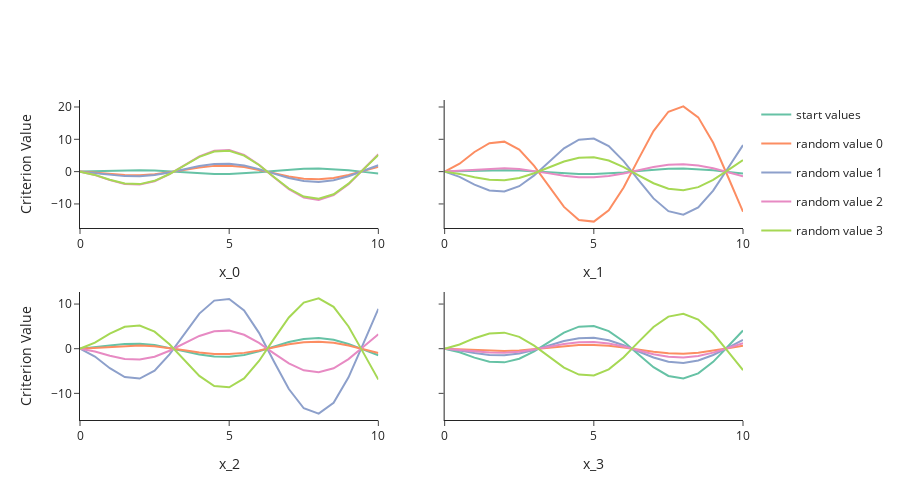

Write notebook code for a chart like this one.
### Code cell
fig = combine_plots(list(plots_dict.values()))

fig = fig.update_layout(height=500, width=900)
fig.show(renderer="png")

### Figure 1 — Plotly figure (JSON) as saved in the notebook; plotly's stock layout.template omitted (floating-point values rounded to 4 significant figures)
{"data": [{"hovertemplate": "value_identifier=start values<br>Parameter Value=%{x}<br>Criterion Value=%{y}<extra></extra>", "legendgroup": "start values", "line": {"color": "rgb(102,194,165)", "dash": "solid"}, "marker": {"symbol": "circle"}, "mode": "lines", "name": "start values", "orientation": "v", "showlegend": true, "type": "scatter", "x": [0, 0.5, 1, 1.5, 2, 2.5, 3, 3.5, 4, 4.5, 5, 5.5, 6, 6.5, 7, 7.5, 8, 8.5, 9, 9.5, 10], "xaxis": "x", "y": [0, 0.114, 0.2829, 0.4108, 0.4324, 0.3182, 0.08218, -0.2207, -0.5089, -0.6972, -0.721, -0.5563, -0.2301, 0.1844, 0.5845, 0.8637, 0.9409, 0.7827, 0.4157, -0.07788, -0.5784], "yaxis": "y"}, {"hovertemplate": "value_identifier=random value 0<br>Parameter Value=%{x}<br>Criterion Value=%{y}<extra></extra>", "legendgroup": "random value 0", "line": {"color": "rgb(252,141,98)", "dash": "solid"}, "marker": {"symbol": "circle"}, "mode": "lines", "name": "random value 0", "orientation": "v", "showlegend": true, "type": "scatter", "x": [0, 0.5, 1, 1.5, 2, 2.5, 3, 3.5, 4, 4.5, 5, 5.5, 6, 6.5, 7, 7.5, 8, 8.5, 9, 9.5, 10], "xaxis": "x", "y": [0, -0.2905, -0.7212, -1.047, -1.102, -0.811, -0.2095, 0.5624, 1.297, 1.777, 1.838, 1.418, 0.5866, -0.4701, -1.49, -2.202, -2.398, -1.995, -1.06, 0.1985, 1.474], "yaxis": "y"}, {"hovertemplate": "value_identifier=random value 1<br>Parameter Value=%{x}<br>Criterion Value=%{y}<extra></extra>", "legendgroup": "random value 1", "line": {"color": "rgb(141,160,203)", "dash": "solid"}, "marker": {"symbol": "circle"}, "mode": "lines", "name": "random value 1", "orientation": "v", "showlegend": true, "type": "scatter", "x": [0, 0.5, 1, 1.5, 2, 2.5, 3, 3.5, 4, 4.5, 5, 5.5, 6, 6.5, 7, 7.5, 8, 8.5, 9, 9.5, 10], "xaxis": "x", "y": [0, -0.3864, -0.9591, -1.392, -1.466, -1.079, -0.2786, 0.748, 1.725, 2.364, 2.444, 1.886, 0.7801, -0.6251, -1.981, -2.928, -3.19, -2.653, -1.409, 0.264, 1.961], "yaxis": "y"}, {"hovertemplate": "value_identifier=random value 2<br>Parameter Value=%{x}<br>Criterion Value=%{y}<extra></extra>", "legendgroup": "random value 2", "line": {"color": "rgb(231,138,195)", "dash": "solid"}, "marker": {"symbol": "circle"}, "mode": "lines", "name": "random value 2", "orientation": "v", "showlegend": true, "type": "scatter", "x": [0, 0.5, 1, 1.5, 2, 2.5, 3, 3.5, 4, 4.5, 5, 5.5, 6, 6.5, 7, 7.5, 8, 8.5, 9, 9.5, 10], "xaxis": "x", "y": [0, -1.06, -2.632, -3.821, -4.022, -2.96, -0.7645, 2.053, 4.734, 6.486, 6.706, 5.175, 2.141, -1.715, -5.437, -8.034, -8.752, -7.281, -3.867, 0.7245, 5.381], "yaxis": "y"}, {"hovertemplate": "value_identifier=random value 3<br>Parameter Value=%{x}<br>Criterion Value=%{y}<extra></extra>", "legendgroup": "random value 3", "line": {"color": "rgb(166,216,84)", "dash": "solid"}, "marker": {"symbol": "circle"}, "mode": "lines", "name": "random value 3", "orientation": "v", "showlegend": true, "type": "scatter", "x": [0, 0.5, 1, 1.5, 2, 2.5, 3, 3.5, 4, 4.5, 5, 5.5, 6, 6.5, 7, 7.5, 8, 8.5, 9, 9.5, 10], "xaxis": "x", "y": [0, -1.02, -2.531, -3.675, -3.869, -2.847, -0.7353, 1.974, 4.553, 6.238, 6.451, 4.978, 2.059, -1.65, -5.229, -7.728, -8.418, -7.003, -3.719, 0.6968, 5.175], "yaxis": "y"}, {"hovertemplate": "value_identifier=start values<br>Parameter Value=%{x}<br>Criterion Value=%{y}<extra></extra>", "legendgroup": "start values", "line": {"color": "rgb(102,194,165)", "dash": "solid"}, "marker": {"symbol": "circle"}, "mode": "lines", "name": "start values", "orientation": "v", "showlegend": false, "type": "scatter", "x": [0, 0.5, 1, 1.5, 2, 2.5, 3, 3.5, 4, 4.5, 5, 5.5, 6, 6.5, 7, 7.5, 8, 8.5, 9, 9.5, 10], "xaxis": "x2", "y": [0, 0.119, 0.2954, 0.4289, 0.4515, 0.3322, 0.08581, -0.2304, -0.5314, -0.728, -0.7528, -0.5809, -0.2403, 0.1926, 0.6103, 0.9019, 0.9824, 0.8173, 0.4341, -0.08132, -0.604], "yaxis": "y2"}, {"hovertemplate": "value_identifier=random value 0<br>Parameter Value=%{x}<br>Criterion Value=%{y}<extra></extra>", "legendgroup": "random value 0", "line": {"color": "rgb(252,141,98)", "dash": "solid"}, "marker": {"symbol": "circle"}, "mode": "lines", "name": "random value 0", "orientation": "v", "showlegend": false, "type": "scatter", "x": [0, 0.5, 1, 1.5, 2, 2.5, 3, 3.5, 4, 4.5, 5, 5.5, 6, 6.5, 7, 7.5, 8, 8.5, 9, 9.5, 10], "xaxis": "x2", "y": [0, 2.445, 6.069, 8.812, 9.275, 6.825, 1.763, -4.733, -10.92, -14.96, -15.47, -11.93, -4.937, 3.956, 12.54, 18.53, 20.18, 16.79, 8.918, -1.671, -12.41], "yaxis": "y2"}, {"hovertemplate": "value_identifier=random value 1<br>Parameter Value=%{x}<br>Criterion Value=%{y}<extra></extra>", "legendgroup": "random value 1", "line": {"color": "rgb(141,160,203)", "dash": "solid"}, "marker": {"symbol": "circle"}, "mode": "lines", "name": "random value 1", "orientation": "v", "showlegend": false, "type": "scatter", "x": [0, 0.5, 1, 1.5, 2, 2.5, 3, 3.5, 4, 4.5, 5, 5.5, 6, 6.5, 7, 7.5, 8, 8.5, 9, 9.5, 10], "xaxis": "x2", "y": [0, -1.616, -4.012, -5.825, -6.131, -4.511, -1.165, 3.129, 7.216, 9.886, 10.22, 7.889, 3.263, -2.615, -8.287, -12.25, -13.34, -11.1, -5.894, 1.104, 8.202], "yaxis": "y2"}, {"hovertemplate": "value_identifier=random value 2<br>Parameter Value=%{x}<br>Criterion Value=%{y}<extra></extra>", "legendgroup": "random value 2", "line": {"color": "rgb(231,138,195)", "dash": "solid"}, "marker": {"symbol": "circle"}, "mode": "lines", "name": "random value 2", "orientation": "v", "showlegend": false, "type": "scatter", "x": [0, 0.5, 1, 1.5, 2, 2.5, 3, 3.5, 4, 4.5, 5, 5.5, 6, 6.5, 7, 7.5, 8, 8.5, 9, 9.5, 10], "xaxis": "x2", "y": [0, 0.2801, 0.6954, 1.01, 1.063, 0.782, 0.202, -0.5423, -1.251, -1.714, -1.772, -1.367, -0.5656, 0.4532, 1.436, 2.123, 2.312, 1.924, 1.022, -0.1914, -1.422], "yaxis": "y2"}, {"hovertemplate": "value_identifier=random value 3<br>Parameter Value=%{x}<br>Criterion Value=%{y}<extra></extra>", "legendgroup": "random value 3", "line": {"color": "rgb(166,216,84)", "dash": "solid"}, "marker": {"symbol": "circle"}, "mode": "lines", "name": "random value 3", "orientation": "v", "showlegend": false, "type": "scatter", "x": [0, 0.5, 1, 1.5, 2, 2.5, 3, 3.5, 4, 4.5, 5, 5.5, 6, 6.5, 7, 7.5, 8, 8.5, 9, 9.5, 10], "xaxis": "x2", "y": [0, -0.7003, -1.738, -2.524, -2.656, -1.955, -0.5049, 1.356, 3.127, 4.283, 4.429, 3.418, 1.414, -1.133, -3.591, -5.306, -5.78, -4.809, -2.554, 0.4785, 3.554], "yaxis": "y2"}, {"hovertemplate": "value_identifier=start values<br>Parameter Value=%{x}<br>Criterion Value=%{y}<extra></extra>", "legendgroup": "start values", "line": {"color": "rgb(102,194,165)", "dash": "solid"}, "marker": {"symbol": "circle"}, "mode": "lines", "name": "start values", "orientation": "v", "showlegend": false, "type": "scatter", "x": [0, 0.5, 1, 1.5, 2, 2.5, 3, 3.5, 4, 4.5, 5, 5.5, 6, 6.5, 7, 7.5, 8, 8.5, 9, 9.5, 10], "xaxis": "x3", "y": [0, 0.289, 0.7172, 1.041, 1.096, 0.8066, 0.2083, -0.5594, -1.29, -1.767, -1.828, -1.41, -0.5834, 0.4675, 1.482, 2.19, 2.385, 1.984, 1.054, -0.1974, -1.466], "yaxis": "y3"}, {"hovertemplate": "value_identifier=random value 0<br>Parameter Value=%{x}<br>Criterion Value=%{y}<extra></extra>", "legendgroup": "random value 0", "line": {"color": "rgb(252,141,98)", "dash": "solid"}, "marker": {"symbol": "circle"}, "mode": "lines", "name": "random value 0", "orientation": "v", "showlegend": false, "type": "scatter", "x": [0, 0.5, 1, 1.5, 2, 2.5, 3, 3.5, 4, 4.5, 5, 5.5, 6, 6.5, 7, 7.5, 8, 8.5, 9, 9.5, 10], "xaxis": "x3", "y": [0, 0.1916, 0.4755, 0.6903, 0.7266, 0.5347, 0.1381, -0.3708, -0.8553, -1.172, -1.212, -0.935, -0.3867, 0.3099, 0.9822, 1.452, 1.581, 1.315, 0.6986, -0.1309, -0.9721], "yaxis": "y3"}, {"hovertemplate": "value_identifier=random value 1<br>Parameter Value=%{x}<br>Criterion Value=%{y}<extra></extra>", "legendgroup": "random value 1", "line": {"color": "rgb(141,160,203)", "dash": "solid"}, "marker": {"symbol": "circle"}, "mode": "lines", "name": "random value 1", "orientation": "v", "showlegend": false, "type": "scatter", "x": [0, 0.5, 1, 1.5, 2, 2.5, 3, 3.5, 4, 4.5, 5, 5.5, 6, 6.5, 7, 7.5, 8, 8.5, 9, 9.5, 10], "xaxis": "x3", "y": [0, -1.761, -4.37, -6.345, -6.678, -4.914, -1.269, 3.408, 7.861, 10.77, 11.14, 8.593, 3.555, -2.848, -9.027, -13.34, -14.53, -12.09, -6.421, 1.203, 8.935], "yaxis": "y3"}, {"hovertemplate": "value_identifier=random value 2<br>Parameter Value=%{x}<br>Criterion Value=%{y}<extra></extra>", "legendgroup": "random value 2", "line": {"color": "rgb(231,138,195)", "dash": "solid"}, "marker": {"symbol": "circle"}, "mode": "lines", "name": "random value 2", "orientation": "v", "showlegend": false, "type": "scatter", "x": [0, 0.5, 1, 1.5, 2, 2.5, 3, 3.5, 4, 4.5, 5, 5.5, 6, 6.5, 7, 7.5, 8, 8.5, 9, 9.5, 10], "xaxis": "x3", "y": [0, -0.64, -1.589, -2.306, -2.428, -1.786, -0.4615, 1.239, 2.858, 3.915, 4.048, 3.124, 1.292, -1.035, -3.282, -4.85, -5.283, -4.395, -2.334, 0.4373, 3.248], "yaxis": "y3"}, {"hovertemplate": "value_identifier=random value 3<br>Parameter Value=%{x}<br>Criterion Value=%{y}<extra></extra>", "legendgroup": "random value 3", "line": {"color": "rgb(166,216,84)", "dash": "solid"}, "marker": {"symbol": "circle"}, "mode": "lines", "name": "random value 3", "orientation": "v", "showlegend": false, "type": "scatter", "x": [0, 0.5, 1, 1.5, 2, 2.5, 3, 3.5, 4, 4.5, 5, 5.5, 6, 6.5, 7, 7.5, 8, 8.5, 9, 9.5, 10], "xaxis": "x3", "y": [0, 1.365, 3.387, 4.918, 5.177, 3.809, 0.9839, -2.642, -6.093, -8.347, -8.632, -6.661, -2.755, 2.208, 6.997, 10.34, 11.26, 9.371, 4.977, -0.9324, -6.925], "yaxis": "y3"}, {"hovertemplate": "value_identifier=start values<br>Parameter Value=%{x}<br>Criterion Value=%{y}<extra></extra>", "legendgroup": "start values", "line": {"color": "rgb(102,194,165)", "dash": "solid"}, "marker": {"symbol": "circle"}, "mode": "lines", "name": "start values", "orientation": "v", "showlegend": false, "type": "scatter", "x": [0, 0.5, 1, 1.5, 2, 2.5, 3, 3.5, 4, 4.5, 5, 5.5, 6, 6.5, 7, 7.5, 8, 8.5, 9, 9.5, 10], "xaxis": "x4", "y": [0, -0.8057, -2.0, -2.904, -3.056, -2.249, -0.581, 1.56, 3.598, 4.929, 5.096, 3.933, 1.627, -1.304, -4.131, -6.106, -6.651, -5.533, -2.939, 0.5505, 4.089], "yaxis": "y4"}, {"hovertemplate": "value_identifier=random value 0<br>Parameter Value=%{x}<br>Criterion Value=%{y}<extra></extra>", "legendgroup": "random value 0", "line": {"color": "rgb(252,141,98)", "dash": "solid"}, "marker": {"symbol": "circle"}, "mode": "lines", "name": "random value 0", "orientation": "v", "showlegend": false, "type": "scatter", "x": [0, 0.5, 1, 1.5, 2, 2.5, 3, 3.5, 4, 4.5, 5, 5.5, 6, 6.5, 7, 7.5, 8, 8.5, 9, 9.5, 10], "xaxis": "x4", "y": [0, -0.1351, -0.3352, -0.4867, -0.5123, -0.377, -0.09738, 0.2614, 0.603, 0.8261, 0.8542, 0.6592, 0.2727, -0.2185, -0.6925, -1.023, -1.115, -0.9274, -0.4925, 0.09228, 0.6854], "yaxis": "y4"}, {"hovertemplate": "value_identifier=random value 1<br>Parameter Value=%{x}<br>Criterion Value=%{y}<extra></extra>", "legendgroup": "random value 1", "line": {"color": "rgb(141,160,203)", "dash": "solid"}, "marker": {"symbol": "circle"}, "mode": "lines", "name": "random value 1", "orientation": "v", "showlegend": false, "type": "scatter", "x": [0, 0.5, 1, 1.5, 2, 2.5, 3, 3.5, 4, 4.5, 5, 5.5, 6, 6.5, 7, 7.5, 8, 8.5, 9, 9.5, 10], "xaxis": "x4", "y": [0, -0.3857, -0.9575, -1.39, -1.463, -1.077, -0.2781, 0.7467, 1.722, 2.36, 2.44, 1.883, 0.7788, -0.6241, -1.978, -2.923, -3.184, -2.649, -1.407, 0.2636, 1.958], "yaxis": "y4"}, {"hovertemplate": "value_identifier=random value 2<br>Parameter Value=%{x}<br>Criterion Value=%{y}<extra></extra>", "legendgroup": "random value 2", "line": {"color": "rgb(231,138,195)", "dash": "solid"}, "marker": {"symbol": "circle"}, "mode": "lines", "name": "random value 2", "orientation": "v", "showlegend": false, "type": "scatter", "x": [0, 0.5, 1, 1.5, 2, 2.5, 3, 3.5, 4, 4.5, 5, 5.5, 6, 6.5, 7, 7.5, 8, 8.5, 9, 9.5, 10], "xaxis": "x4", "y": [0, -0.2392, -0.5938, -0.8621, -0.9074, -0.6677, -0.1725, 0.4631, 1.068, 1.463, 1.513, 1.168, 0.483, -0.387, -1.227, -1.813, -1.975, -1.643, -0.8724, 0.1635, 1.214], "yaxis": "y4"}, {"hovertemplate": "value_identifier=random value 3<br>Parameter Value=%{x}<br>Criterion Value=%{y}<extra></extra>", "legendgroup": "random value 3", "line": {"color": "rgb(166,216,84)", "dash": "solid"}, "marker": {"symbol": "circle"}, "mode": "lines", "name": "random value 3", "orientation": "v", "showlegend": false, "type": "scatter", "x": [0, 0.5, 1, 1.5, 2, 2.5, 3, 3.5, 4, 4.5, 5, 5.5, 6, 6.5, 7, 7.5, 8, 8.5, 9, 9.5, 10], "xaxis": "x4", "y": [0, 0.9481, 2.353, 3.417, 3.596, 2.646, 0.6836, -1.835, -4.233, -5.799, -5.997, -4.627, -1.914, 1.534, 4.861, 7.184, 7.826, 6.511, 3.458, -0.6478, -4.811], "yaxis": "y4"}], "layout": {"height": 500, "width": 900, "xaxis": {"anchor": "y", "domain": [0, 0.45], "showgrid": false, "title": {"text": "x_0"}}, "xaxis2": {"anchor": "y2", "domain": [0.55, 1], "title": {"text": "x_1"}}, "xaxis3": {"anchor": "y3", "domain": [0, 0.45], "title": {"text": "x_2"}}, "xaxis4": {"anchor": "y4", "domain": [0.55, 1], "title": {"text": "x_3"}}, "yaxis": {"anchor": "x", "domain": [0.6, 1], "showgrid": false, "title": {"text": "Criterion Value"}}, "yaxis2": {"anchor": "x2", "domain": [0.6, 1], "matches": "y", "showticklabels": false}, "yaxis3": {"anchor": "x3", "domain": [0, 0.4], "title": {"text": "Criterion Value"}}, "yaxis4": {"anchor": "x4", "domain": [0, 0.4], "matches": "y3", "showticklabels": false}}}
